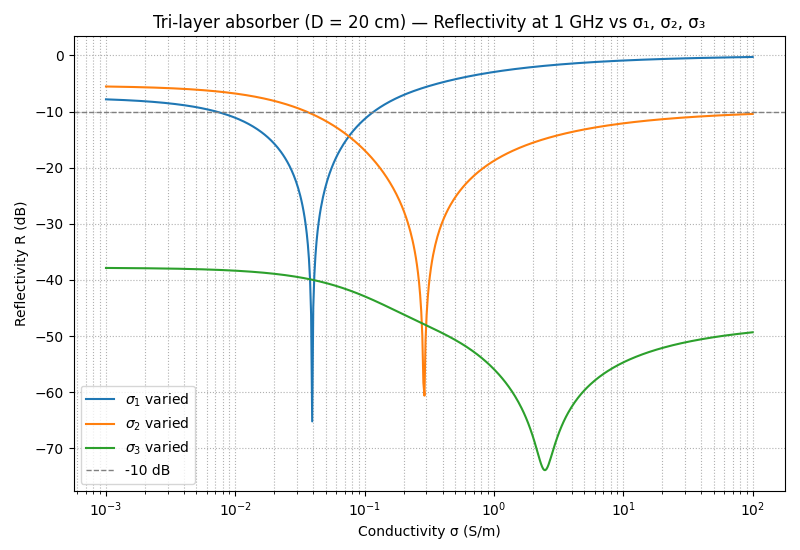

Write Python code to recreate this figure.
import numpy as np
import matplotlib.pyplot as plt

# -----------------------------
# 0) Physical constants
# -----------------------------
eps0 = 8.854187817e-12     # Vacuum permittivity [F/m]
mu0  = 4 * np.pi * 1e-7     # Vacuum permeability [H/m]
c0   = 1.0 / np.sqrt(eps0 * mu0)
eta0 = np.sqrt(mu0 / eps0)

# -----------------------------
# 1) Material and frequency parameters
# -----------------------------
eps_rp = 1.4                # Real part of permittivity
f = 1e9                     # Frequency = 1 GHz
omega = 2 * np.pi * f

# -----------------------------
# 2) Layer parameters (function)
# -----------------------------
def layer_params(sigma):
    """Return intrinsic impedance and wave number for a given conductivity."""
    eps_r = eps_rp - 1j * sigma / (omega * eps0)
    n = np.sqrt(eps_r)
    eta = eta0 / n
    k = omega / c0 * n
    return eta, k

# -----------------------------
# 3) Compute total reflectivity for a trilayer
# -----------------------------
def R_trilayer(sigmas, D):
    """Compute reflectivity |Γ|² for a 3-layer absorber with PEC backing."""
    sigma1, sigma2, sigma3 = sigmas
    d = D / 3.0  # equal thickness for each layer
    eta1, k1 = layer_params(sigma1)
    eta2, k2 = layer_params(sigma2)
    eta3, k3 = layer_params(sigma3)
    # Recursive impedances (PEC at back)
    Zin3 = 1j * eta3 * np.tan(k3 * d)
    Zin2 = eta2 * (Zin3 + 1j * eta2 * np.tan(k2 * d)) / (eta2 + 1j * Zin3 * np.tan(k2 * d))
    Zin1 = eta1 * (Zin2 + 1j * eta1 * np.tan(k1 * d)) / (eta1 + 1j * Zin2 * np.tan(k1 * d))
    Gamma = (Zin1 - eta0) / (Zin1 + eta0)
    return np.abs(Gamma)**2

# -----------------------------
# 4) Reference optimized values (D = 20 cm)
# -----------------------------
D = 0.20  # total thickness [m]
sigmas_ref = (0.03925, 0.28708, 1.99992)  # optimized conductivities at 1 GHz

# -----------------------------
# 5) Parametric sweep of σ₁, σ₂, σ₃
# -----------------------------
sigma_range = np.logspace(-3, 2, 600)

R_sigma1 = [R_trilayer((s, sigmas_ref[1], sigmas_ref[2]), D) for s in sigma_range]
R_sigma2 = [R_trilayer((sigmas_ref[0], s, sigmas_ref[2]), D) for s in sigma_range]
R_sigma3 = [R_trilayer((sigmas_ref[0], sigmas_ref[1], s), D) for s in sigma_range]

# -----------------------------
# 6) Plot results
# -----------------------------
plt.figure(figsize=(8, 5.5))
plt.semilogx(sigma_range, 10 * np.log10(R_sigma1), label=r"$\sigma_1$ varied")
plt.semilogx(sigma_range, 10 * np.log10(R_sigma2), label=r"$\sigma_2$ varied")
plt.semilogx(sigma_range, 10 * np.log10(R_sigma3), label=r"$\sigma_3$ varied")

plt.axhline(-10, color='gray', linestyle='--', lw=1, label='-10 dB')
plt.title("Tri-layer absorber (D = 20 cm) — Reflectivity at 1 GHz vs σ₁, σ₂, σ₃")
plt.xlabel("Conductivity σ (S/m)")
plt.ylabel("Reflectivity R (dB)")
plt.legend()
plt.grid(True, which='both', ls=':')
plt.tight_layout()
plt.savefig("reflectivity_vs_sigma_parametric.png", dpi=300)
plt.show()
